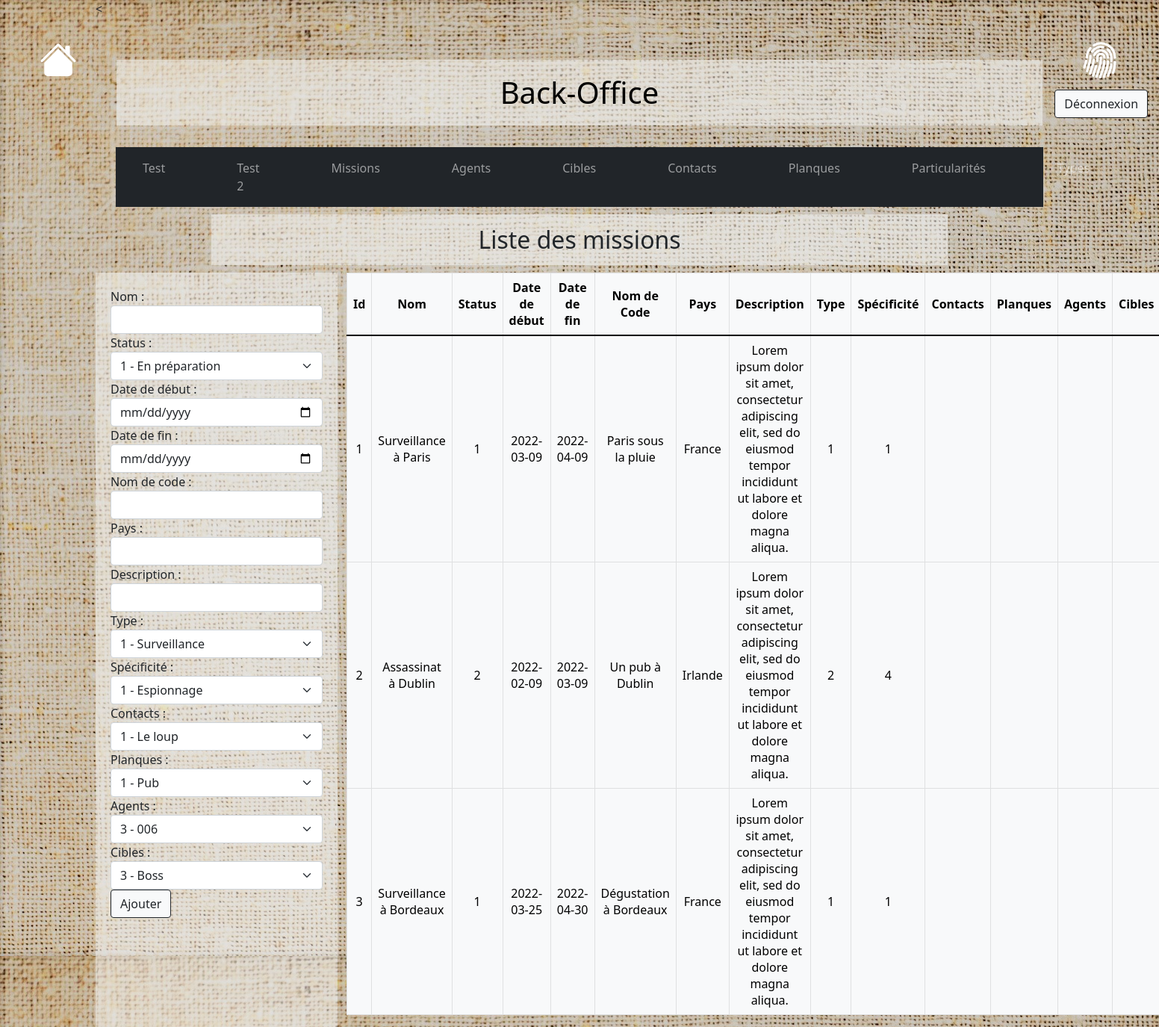
Page /?page=backend (signed in) on the committed database.
### tables this page shows
CREATE TABLE `missions` (
  `id` int(11) NOT NULL AUTO_INCREMENT,
  `type_id` int(11) DEFAULT NULL,
  `particularity_id` int(11) DEFAULT NULL,
  `status_id` int(11) DEFAULT NULL,
  `name` varchar(255) NOT NULL,
  `description` varchar(255) NOT NULL,
  `code_name` varchar(255) NOT NULL,
  `country` varchar(255) NOT NULL,
  `start_date` date NOT NULL,
  `end_date` date NOT NULL,
  PRIMARY KEY (`id`),
  KEY `IDX_34F1D47EC54C8C93` (`type_id`),
  KEY `IDX_34F1D47EA48617FF` (`particularity_id`),
  KEY `IDX_34F1D47E6BF700BD` (`status_id`),
  CONSTRAINT `FK_34F1D47E6BF700BD` FOREIGN KEY (`status_id`) REFERENCES `status` (`id`),
  CONSTRAINT `FK_34F1D47EA48617FF` FOREIGN KEY (`particularity_id`) REFERENCES `particularities` (`id`),
  CONSTRAINT `FK_34F1D47EC54C8C93` FOREIGN KEY (`type_id`) REFERENCES `types` (`id`)
);

### views/backend-missions.php (the view, shortened to what the rows shown need)
<div class="container-fluid">
  <div class="row no-gutters justify-content-between">
  <section class="col-12 col-sm-9">
      <table class="table table-bordered table-light text-center">
          <thead>
            <tr>
              <th>Id</th>
              <th>Nom</th>
              <th>Status</th>
              <th>Date de début</th>
              <th>Date de fin</th>
              <th>Nom de Code</th>
              <th>Pays</th>
              <th>Description</th>
              <th>Type</th>
              <th>Spécificité</th>
              <th>Contacts</th>
              <th>Planques</th>
              <th>Agents</th>
              <th>Cibles</th>
            </tr>
          </thead>
          <tbody>
            <?php foreach ($missions as $mission): ?>
                <tr>
                  <td><?= $mission->getMissionId() ?></td>
                  <td><?= $mission->getMissionName() ?></td>
                  <td><?= $mission->getStatusId() ?></td>
                  <td><?= $mission->getStartDate() ?></td>
                  <td><?= $mission->getEndDate() ?></td>
                  <td><?= $mission->getCodeName() ?></td>
                  <td><?= $mission->getCountry() ?></td>
                  <td><?= $mission->getDescription() ?></td>
                  <td><?= $mission->getTypeId() ?></td>
                  <td><?= $mission->getParticularityId() ?></td>
                  <td></td>
                  <td></td>
                  <td></td>
                  <td></td>
                </tr>
              <?php endforeach; ?>
          </tbody>
        </table>
      </div>
  </div>
<?php
require_once('backend.php');

### rows in the picture
missions: id "1", name "Surveillance à Paris", status "1", start_date "2022-03-09", end_date "2022-04-09", code_name "Paris sous la pluie", country "France", description "Lorem ipsum dolor sit amet, consectetur adipiscing elit, sed do eiusmod tempor incididunt ut labore et dolore magna aliqua.", type "1", particularity "1"
missions: id "2", name "Assassinat à Dublin", status "2", start_date "2022-02-09", end_date "2022-03-09", code_name "Un pub à Dublin", country "Irlande", description "Lorem ipsum dolor sit amet, consectetur adipiscing elit, sed do eiusmod tempor incididunt ut labore et dolore magna aliqua.", type "2", particularity "4"
missions: id "3", name "Surveillance à Bordeaux", status "1", start_date "2022-03-25", end_date "2022-04-30", code_name "Dégustation à Bordeaux", country "France", description "Lorem ipsum dolor sit amet, consectetur adipiscing elit, sed do eiusmod tempor incididunt ut labore et dolore magna aliqua.", type "1", particularity "1"

### other values in the picture
$tableTitle "Liste des missions"
form field addstatus "1 - En préparation"
form field addtype "1 - Surveillance"
form field addparticularity "1 - Espionnage"
form field addcontact "1 - Le loup"
form field addhideout "1 - Pub"
form field addagent "3 - 006"
form field addtarget "3 - Boss"
